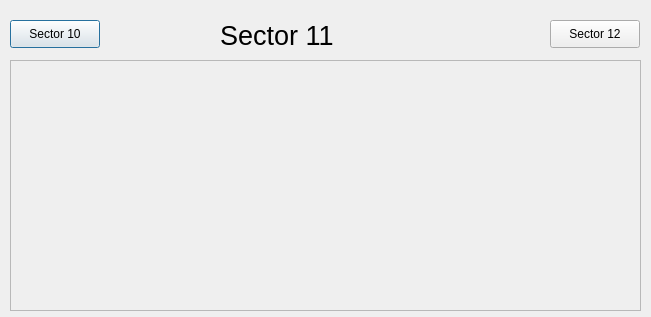
<?xml version='1.0' encoding='UTF-8'?>
<ui version="4.0">
 <class>Dialog</class>
 <widget class="QDialog" name="Dialog">
  <property name="geometry">
   <rect>
    <x>0</x>
    <y>0</y>
    <width>651</width>
    <height>317</height>
   </rect>
  </property>
  <property name="windowTitle">
   <string>Dialog</string>
  </property>
  <widget class="QLabel" name="label_2">
   <property name="geometry">
    <rect>
     <x>220</x>
     <y>20</y>
     <width>131</width>
     <height>31</height>
    </rect>
   </property>
   <property name="font">
    <font>
     <pointsize>20</pointsize>
    </font>
   </property>
   <property name="text">
    <string>Sector 11</string>
   </property>
  </widget>
  <widget class="QEForm" name="asguiformplugin">
   <property name="geometry">
    <rect>
     <x>10</x>
     <y>60</y>
     <width>631</width>
     <height>251</height>
    </rect>
   </property>
   <property name="uiFile" stdset="0">
    <string>SectorVacuumSchematic.ui</string>
   </property>
   <property name="variableSubstitutions" stdset="0">
    <string>SR=11 SRPREV=10</string>
   </property>
  </widget>
  <widget class="QEPushButton" name="guipushbuttonplugin">
   <property name="geometry">
    <rect>
     <x>10</x>
     <y>20</y>
     <width>90</width>
     <height>28</height>
    </rect>
   </property>
   <property name="text">
    <string>Sector 10</string>
   </property>
   <property name="guiFile">
    <string>SVS10.ui</string>
   </property>
   <property name="creationOption" stdset="0">
    <enum>QE::Open</enum>
   </property>
  </widget>
  <widget class="QEPushButton" name="guipushbuttonplugin_2">
   <property name="geometry">
    <rect>
     <x>550</x>
     <y>20</y>
     <width>90</width>
     <height>28</height>
    </rect>
   </property>
   <property name="text">
    <string>Sector 12</string>
   </property>
   <property name="guiFile">
    <string>SVS12.ui</string>
   </property>
   <property name="creationOption" stdset="0">
    <enum>QE::Open</enum>
   </property>
  </widget>
 </widget>
 <customwidgets>
  <customwidget>
   <class>QEPushButton</class>
   <extends>QPushButton</extends>
   <header>QEPushButton.h</header>
  </customwidget>
  <customwidget>
   <class>QEForm</class>
   <extends>QScrollArea</extends>
   <header>QEForm.h</header>
  </customwidget>
 </customwidgets>
 <resources></resources>
 <connections></connections>
</ui>
